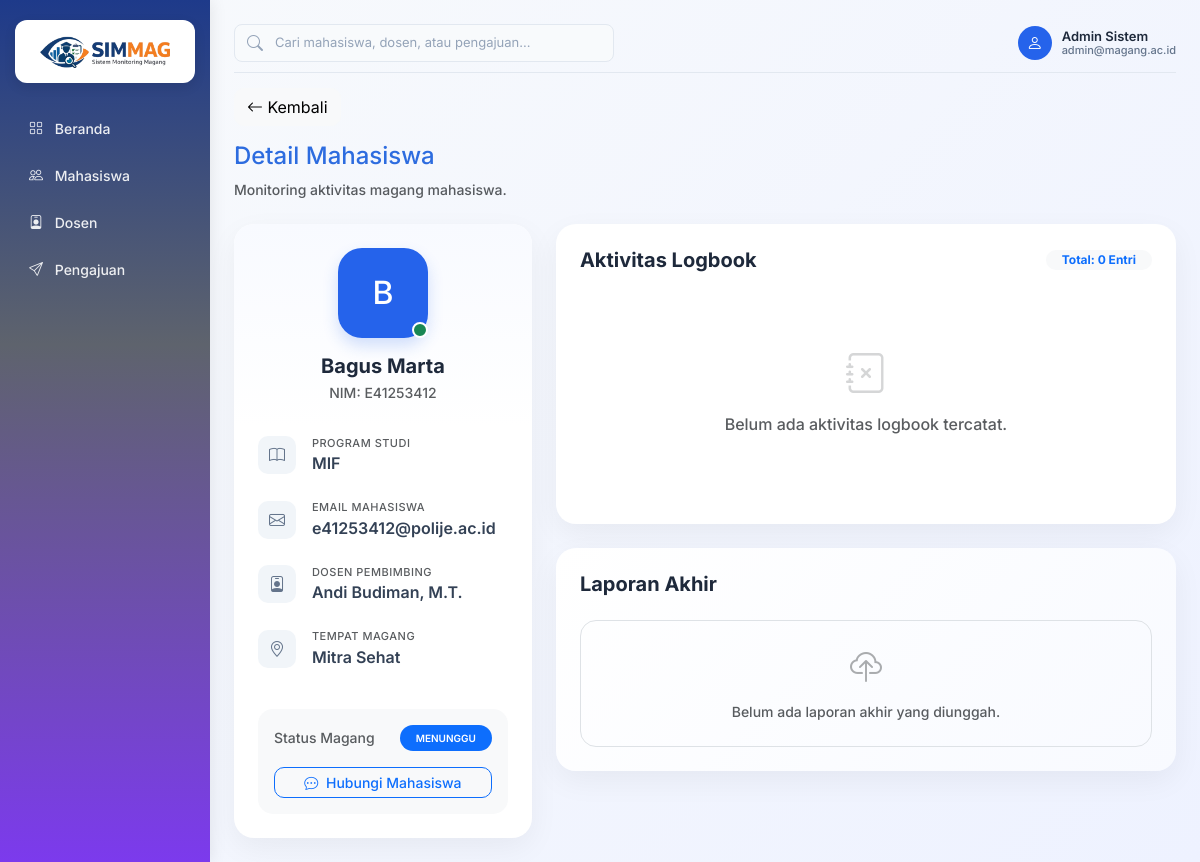
Page /admin/detail_mahasiswa.php?id=4 (signed in) on the committed database.
### tables this page shows
CREATE TABLE `pendaftaran_magang` (
  `id_pendaftaran` int(11) NOT NULL,
  `id_mahasiswa` int(11) NOT NULL,
  `id_koordinator` int(11) DEFAULT NULL,
  `id_dosen` int(11) DEFAULT NULL,
  `status_pendaftaran` varchar(20) NOT NULL DEFAULT 'pending',
  `tempat_magang` varchar(200) NOT NULL,
  `id_pengajuan` int(11) DEFAULT NULL,
  `tanggal_mulai` date DEFAULT NULL,
  `tanggal_selesai` date DEFAULT NULL
);

CREATE TABLE `mahasiswa` (
  `id_mahasiswa` int(11) NOT NULL,
  `NIM` varchar(20) NOT NULL,
  `nama` varchar(100) NOT NULL,
  `email` varchar(100) NOT NULL,
  `prodi` varchar(100) NOT NULL,
  `password` varchar(255) NOT NULL,
  `no_hp` varchar(20) DEFAULT NULL
);

CREATE TABLE `dosen` (
  `id_dosen` int(11) NOT NULL,
  `NIP` varchar(20) NOT NULL,
  `NIDN` varchar(20) NOT NULL,
  `nama` varchar(100) NOT NULL,
  `email` varchar(100) NOT NULL,
  `password` varchar(255) NOT NULL,
  `status` varchar(20) DEFAULT 'Aktif',
  `no_hp` varchar(20) DEFAULT NULL
);

### admin/detail_mahasiswa.php (the view, shortened to what the rows shown need)
<?php
$db = new Database();
$conn = $db->getConnection();
$id = $_GET['id'];
$stmt = $conn->prepare("
    SELECT
        m.*,
        pm.*,
        d.nama AS nama_dosen
    FROM mahasiswa m
    LEFT JOIN pendaftaran_magang pm ON m.id_mahasiswa = pm.id_mahasiswa
    LEFT JOIN dosen d ON pm.id_dosen = d.id_dosen
    WHERE m.id_mahasiswa = ?
");
$stmt->execute([$id]);
$mahasiswa = $stmt->fetch(PDO::FETCH_ASSOC);
?>
<!DOCTYPE html>
<html lang="id">
<head>
    <link href="https://cdn.jsdelivr.net/npm/bootstrap@5.3.0/dist/css/bootstrap.min.css" rel="stylesheet">
    <link href="https://cdn.jsdelivr.net/npm/bootstrap-icons/font/bootstrap-icons.css" rel="stylesheet">
    <link rel="stylesheet" href="assets/css/admin.css">
    <link rel="stylesheet" href="assets/css/mahasiswa.css">
</head>
<body>
    <div class="d-flex">
        <div class="p-4 w-100">
            <div class="row g-4">
                <div class="col-lg-4">
                    <div class="table-card p-0 overflow-hidden" style="border: none; box-shadow: 0 10px 30px rgba(0,0,0,0.05); border-radius: 20px;">
                        <div class="p-4 text-center" style="background: linear-gradient(180deg, #f8faff 0%, #ffffff 100%);">
                            <div class="position-relative d-inline-block mb-3">
                                <div class="profile-avatar mx-auto" style="width:90px; height:90px; font-size:32px; background:#2563eb; color:white; display: flex; align-items: center; justify-content: center; border-radius: 24px; box-shadow: 0 8px 16px rgba(37, 99, 235, 0.2);">
                                    <?= substr($mahasiswa['nama'], 0, 1) ?>
                                </div>
                                <span class="position-absolute bottom-0 end-0 badge rounded-pill bg-success border border-2 border-white" style="padding: 6px;">
                                </span>
                            </div>
                            <h5 class="fw-bold mb-1" style="color: #1e293b;"><?= $mahasiswa['nama'] ?></h5>
                            <p class="text-muted small mb-0">NIM: <?= $mahasiswa['NIM'] ?></p>
                        </div>
                        <div class="p-4 pt-0">
                            <div class="list-group list-group-flush border-top-0">
                                <div class="list-group-item px-0 border-0 mb-2">
                                    <div class="d-flex align-items-center">
                                        <div>
                                            <small class="text-muted d-block" style="font-size: 11px; text-transform: uppercase; letter-spacing: 0.5px;">Program Studi</small>
                                            <span class="fw-semibold" style="color: #334155;"><?= $mahasiswa['prodi'] ?></span>
                                        </div>
                                    </div>
                                </div>
                                <div class="list-group-item px-0 border-0 mb-2">
                                    <div class="d-flex align-items-center">
                                        <div class="text-truncate">
                                            <small class="text-muted d-block" style="font-size: 11px; text-transform: uppercase; letter-spacing: 0.5px;">Email Mahasiswa</small>
                                            <span class="fw-semibold" style="color: #334155;"><?= $mahasiswa['email'] ?></span>
                                        </div>
                                    </div>
                                </div>
                                <div class="list-group-item px-0 border-0 mb-2">
                                    <div class="d-flex align-items-center">
                                        <div>
                                            <small class="text-muted d-block" style="font-size: 11px; text-transform: uppercase; letter-spacing: 0.5px;">Dosen Pembimbing</small>
                                            <span class="fw-semibold" style="color: #334155;"><?= $mahasiswa['nama_dosen'] ?? 'Belum Ditentukan' ?></span>
                                        </div>
                                    </div>
                                </div>
                                <div class="list-group-item px-0 border-0 mb-2">
                                    <div class="d-flex align-items-center">
                                        <div>
                                            <small class="text-muted d-block" style="font-size: 11px; text-transform: uppercase; letter-spacing: 0.5px;">Tempat Magang</small>
                                            <span class="fw-semibold" style="color: #334155;"><?= $mahasiswa['tempat_magang'] ?? '-' ?></span>
                                        </div>
                                    </div>
                                </div>
                            </div>
                            <div class="mt-4 p-3 bg-light" style="border-radius: 15px;">
                                <div class="d-flex justify-content-between align-items-center mb-3">
                                    <span class="small text-muted fw-medium">Status Magang</span>
                                    <span class="badge rounded-pill bg-primary px-3 py-2" style="font-size: 10px; font-weight: 600;">
                                        <?= strtoupper($mahasiswa['status_pendaftaran'] ?? 'BELUM AKTIF') ?>
                                    </span>
                                </div>
                            </div>
                        </div>
                    </div>
                </div>
            </div>
        </div>
    </div>
</body>
</html>

### rows in the picture
pendaftaran_magang: id_mahasiswa.nama "B", id_mahasiswa.nama "Bagus Marta", id_mahasiswa.NIM "E41253412", id_mahasiswa.prodi "MIF", id_mahasiswa.email "e41253412@polije.ac.id", id_dosen.nama "Andi Budiman, M.T.", tempat_magang "Mitra Sehat", status_pendaftaran "MENUNGGU"

### other values in the picture
count($data_logbook) "0"
